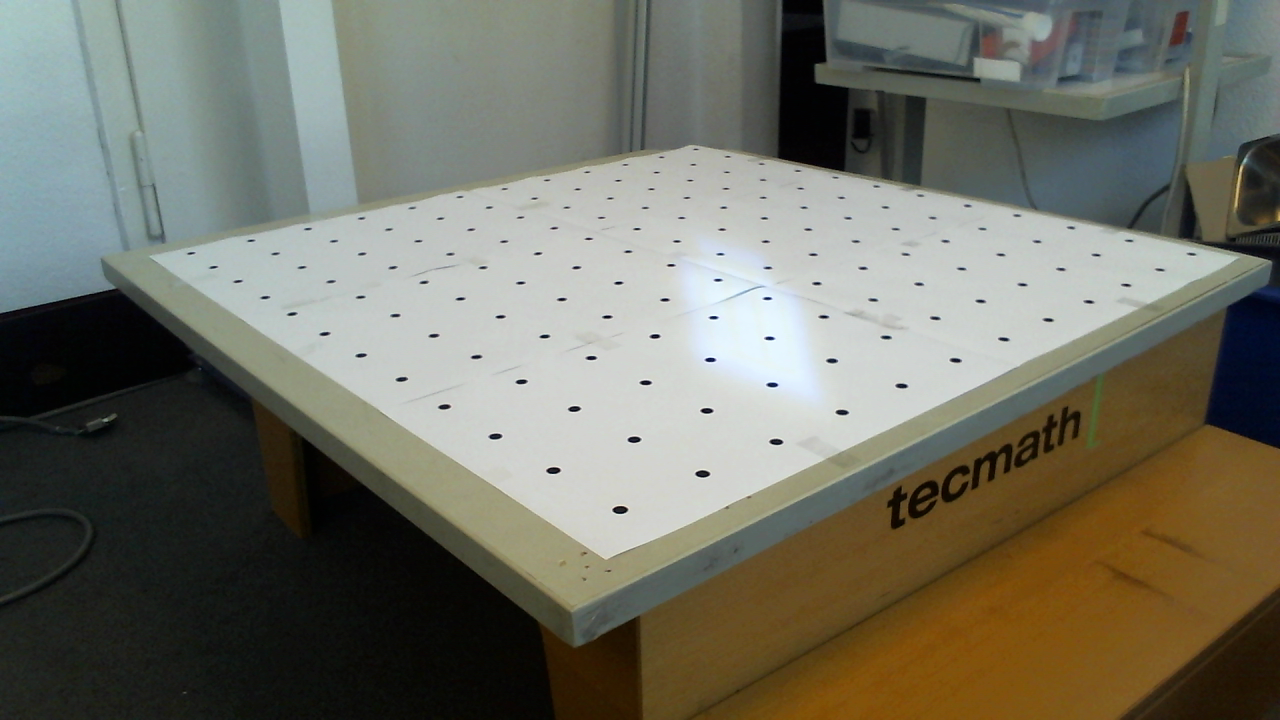
#> input picture dustbin/testlaser8.png, 1280 x 720 px
$ python test2.py
#> lines starting #> are read from the running program, lines starting #| are printed output that depends on the picture
from PIL import Image
import numpy

redChannel = Image.open("testlaser8.png").split()[0]
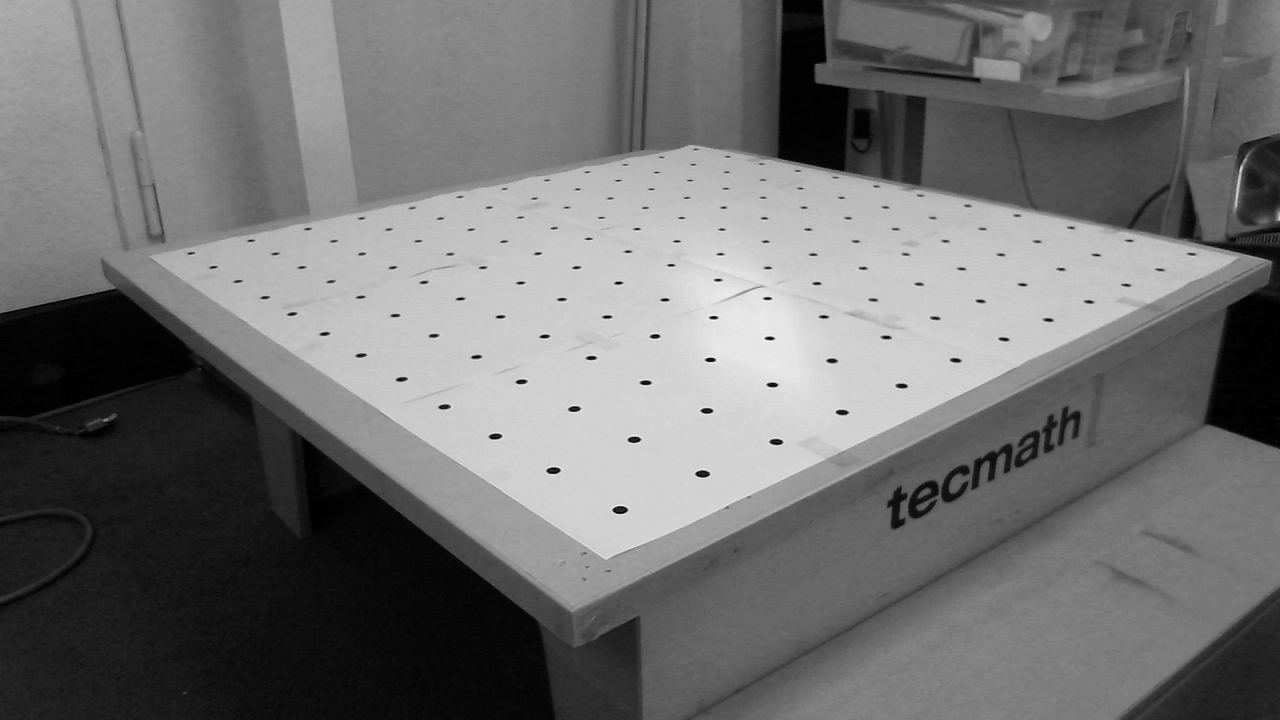
#> redChannel: PIL image 1280x720 L; min 0, max 245, mean 112.8

pb = [(382, 571), (785, 569), (409, 425), (706, 430)] #Sourcemap
pa = [(382, 571), (785, 569), (382, 571-403), (785, 569-403)] #Destmap

def find_coeffs(pa, pb):
    matrix = []
    for p1, p2 in zip(pa, pb):
        matrix.append([p1[0], p1[1], 1, 0, 0, 0, -p2[0]*p1[0], -p2[0]*p1[1]])
        matrix.append([0, 0, 0, p1[0], p1[1], 1, -p2[1]*p1[0], -p2[1]*p1[1]])

    A = numpy.matrix(matrix, dtype=numpy.float)
    B = numpy.array(pb).reshape(8)

    res = numpy.dot(numpy.linalg.inv(A.T * A) * A.T, B)
    return numpy.array(res).reshape(8)

width, height = redChannel.size
#> width = 1280; height = 720

redChannel.transform((width, height), Image.PERSPECTIVE, find_coeffs(pa, pb), Image.NEAREST).show()
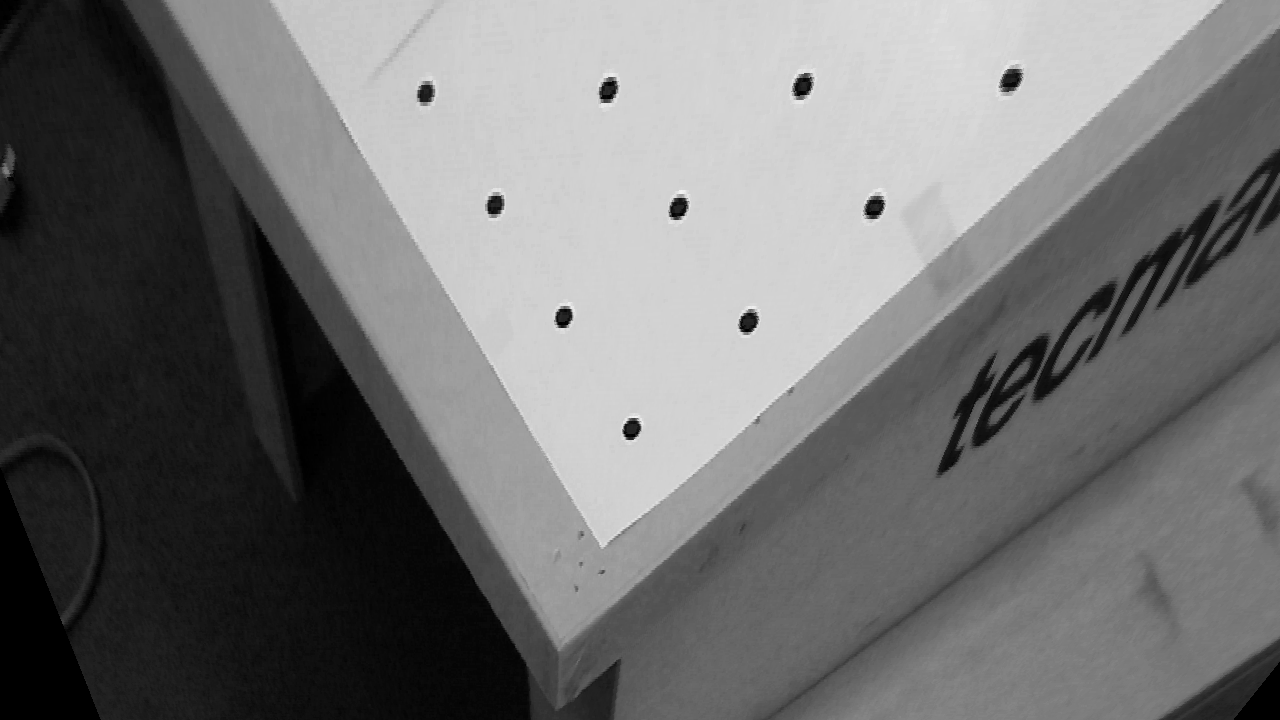
#> shown: PIL image 1280x720 L; min 0, max 243, mean 113.4

$ run again, with dustbin/testlaser10.png copied over dustbin/testlaser8.png
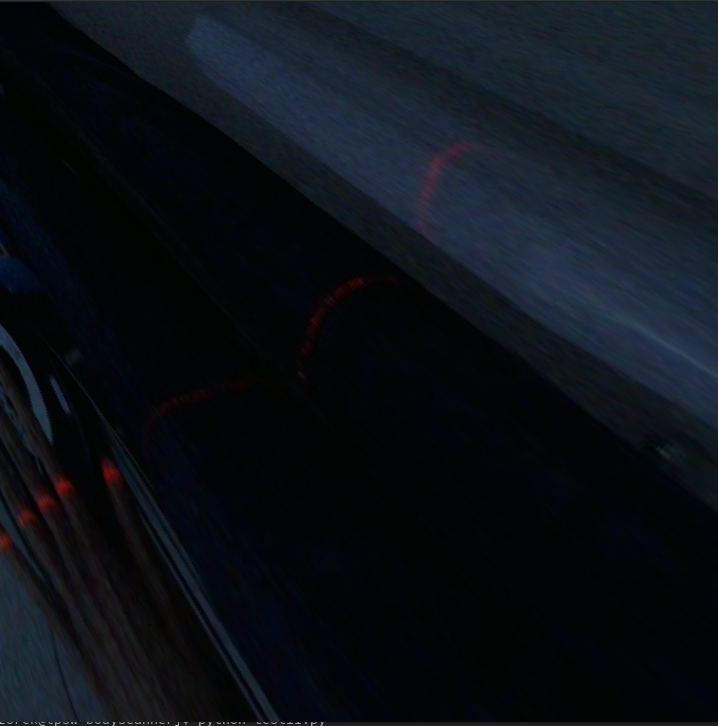
#> input picture dustbin/testlaser10.png, 718 x 726 px
#> `redChannel = Image.open("testlaser8.png").split()[0]`:
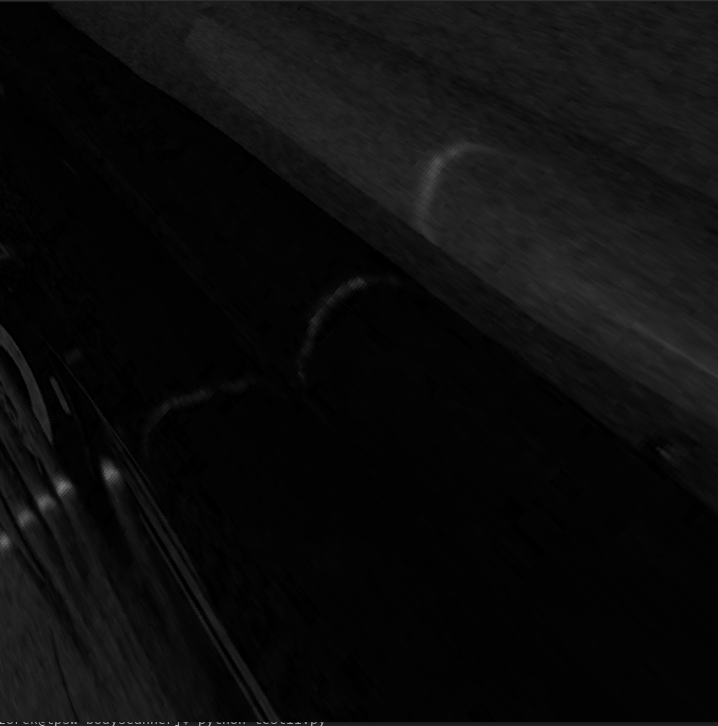
#> redChannel: PIL image 718x726 L; min 0, max 185, mean 12.4
#> `redChannel.transform((width, height), Image.PERSPECTIVE, find_coeffs(p..`:
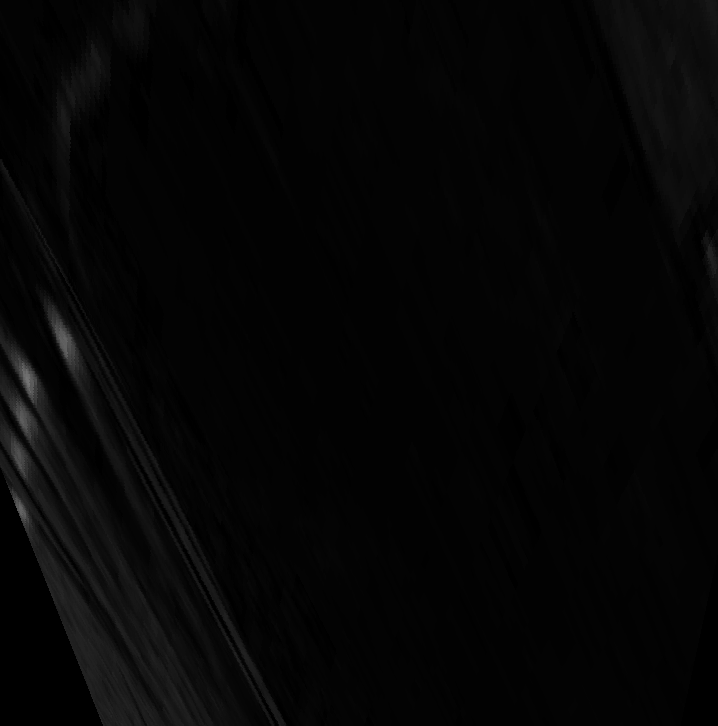
#> shown: PIL image 718x726 L; min 0, max 117, mean 5.2

$ run again, with dustbin/testlaser11.png copied over dustbin/testlaser8.png
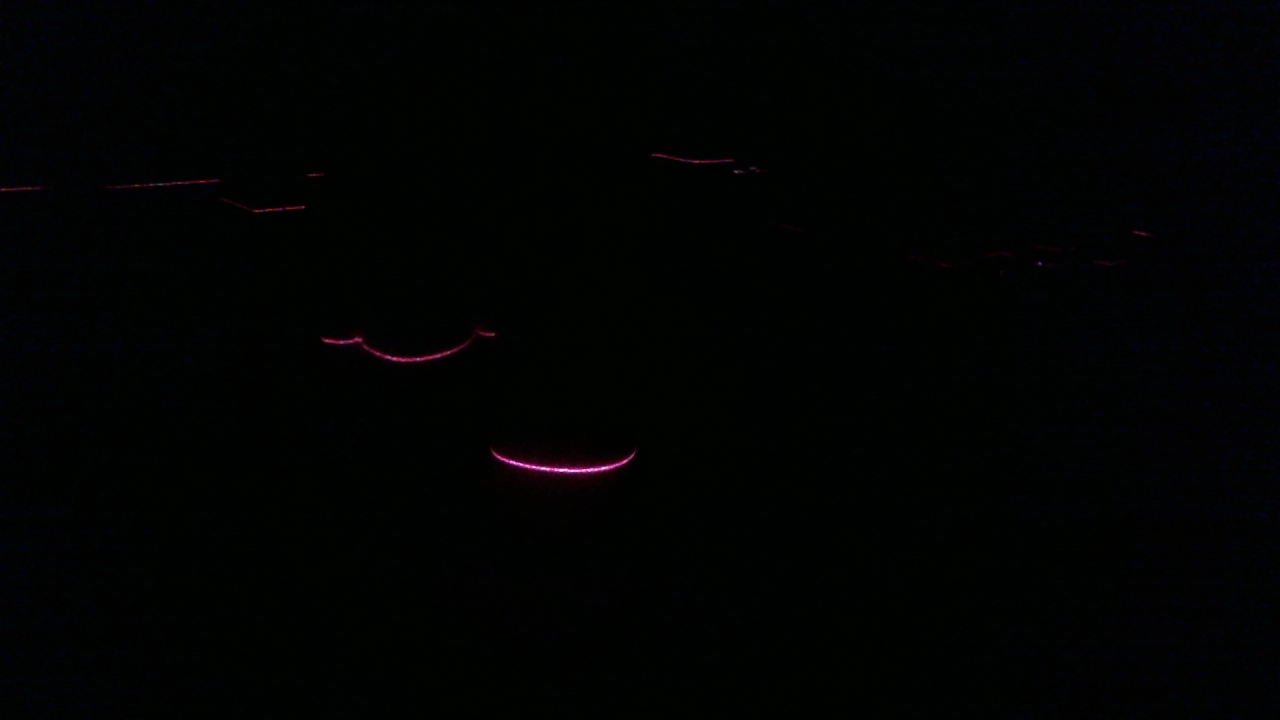
#> input picture dustbin/testlaser11.png, 1280 x 720 px
#> `redChannel.transform((width, height), Image.PERSPECTIVE, find_coeffs(p..`:
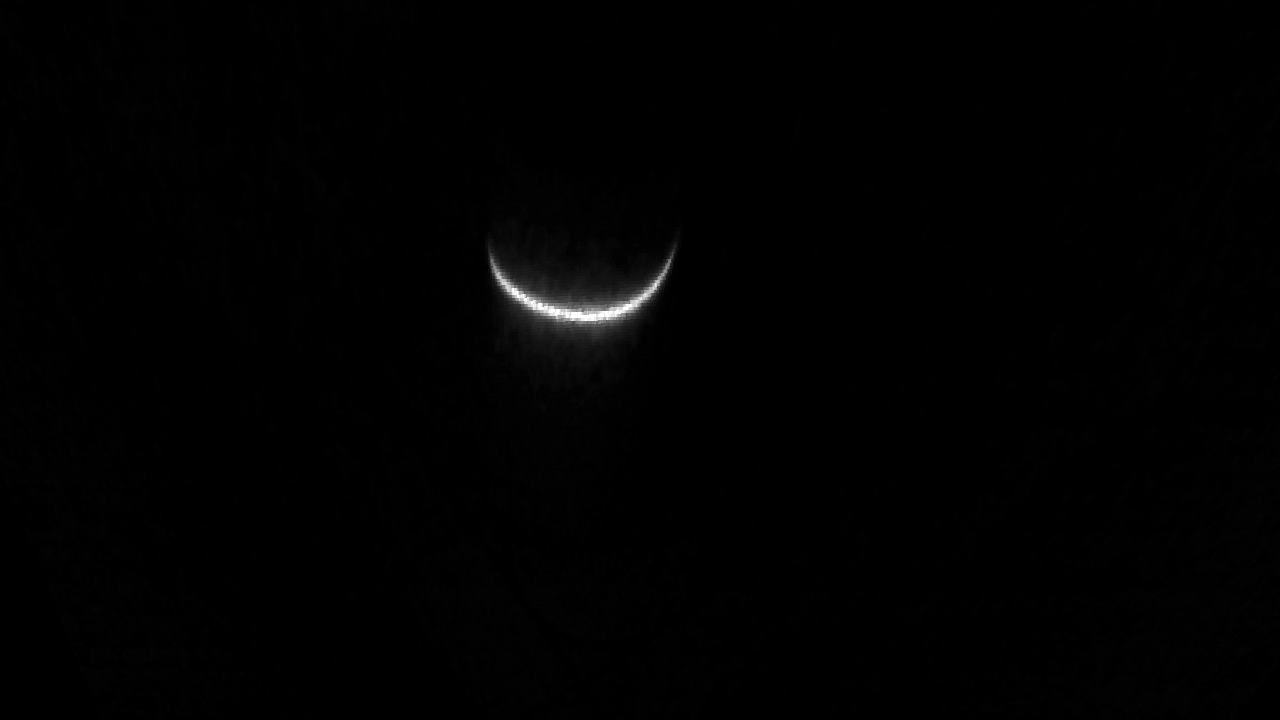
#> shown: PIL image 1280x720 L; min 0, max 255, mean 1.4

$ run again, with dustbin/testlaser2.png copied over dustbin/testlaser8.png
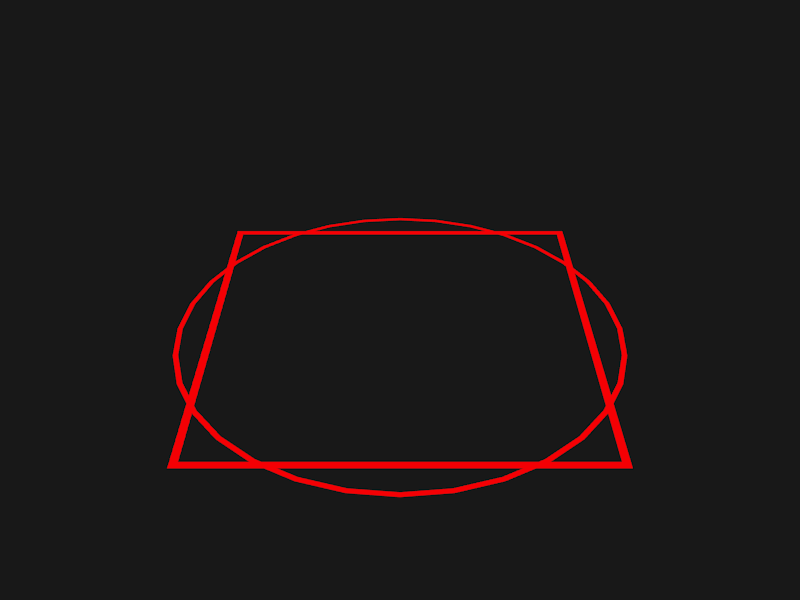
#> input picture dustbin/testlaser2.png, 800 x 600 px
#> `redChannel = Image.open("testlaser8.png").split()[0]`:
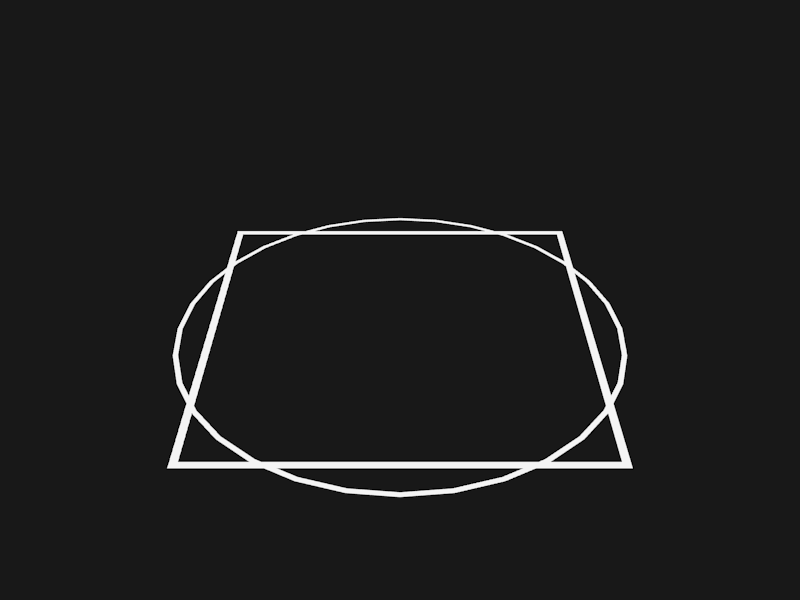
#> redChannel: PIL image 800x600 L; min 0, max 251, mean 29.6
#> `redChannel.transform((width, height), Image.PERSPECTIVE, find_coeffs(p..`:
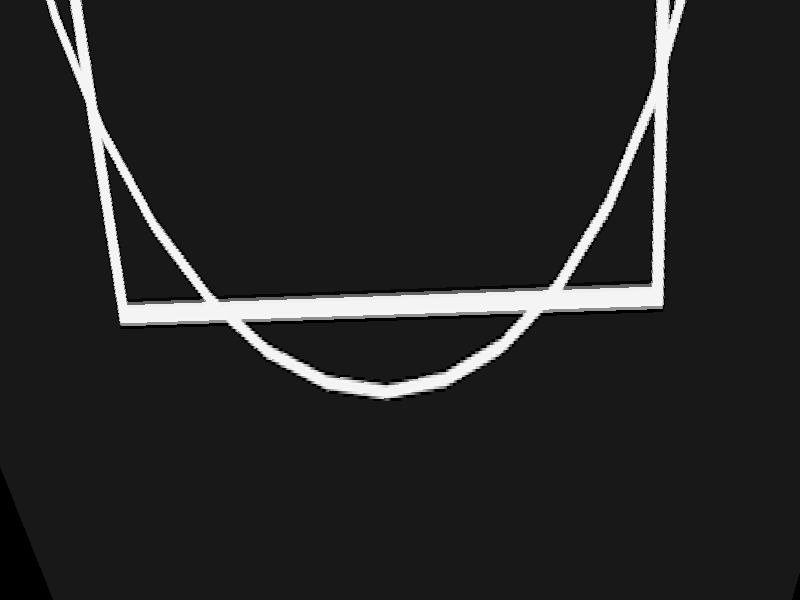
#> shown: PIL image 800x600 L; min 0, max 250, mean 36.4
